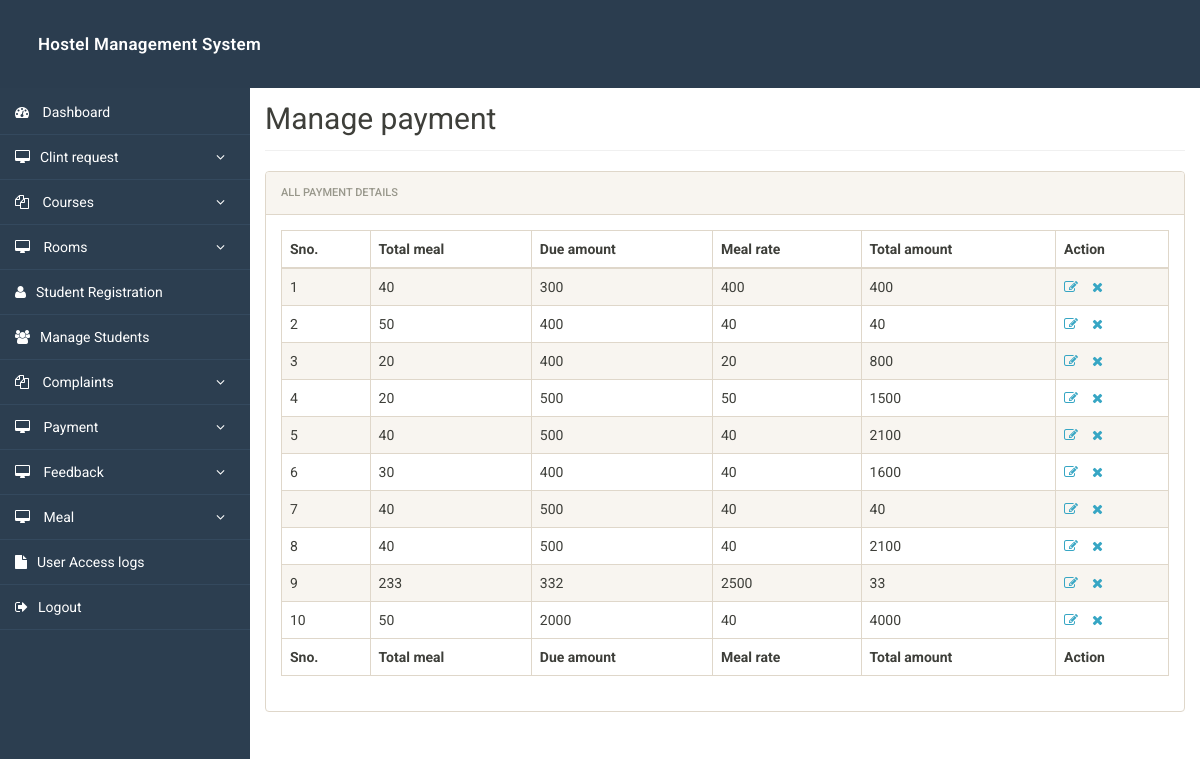
/admin/manage-pament.php (signed in), run on an earlier commit of the app's database.
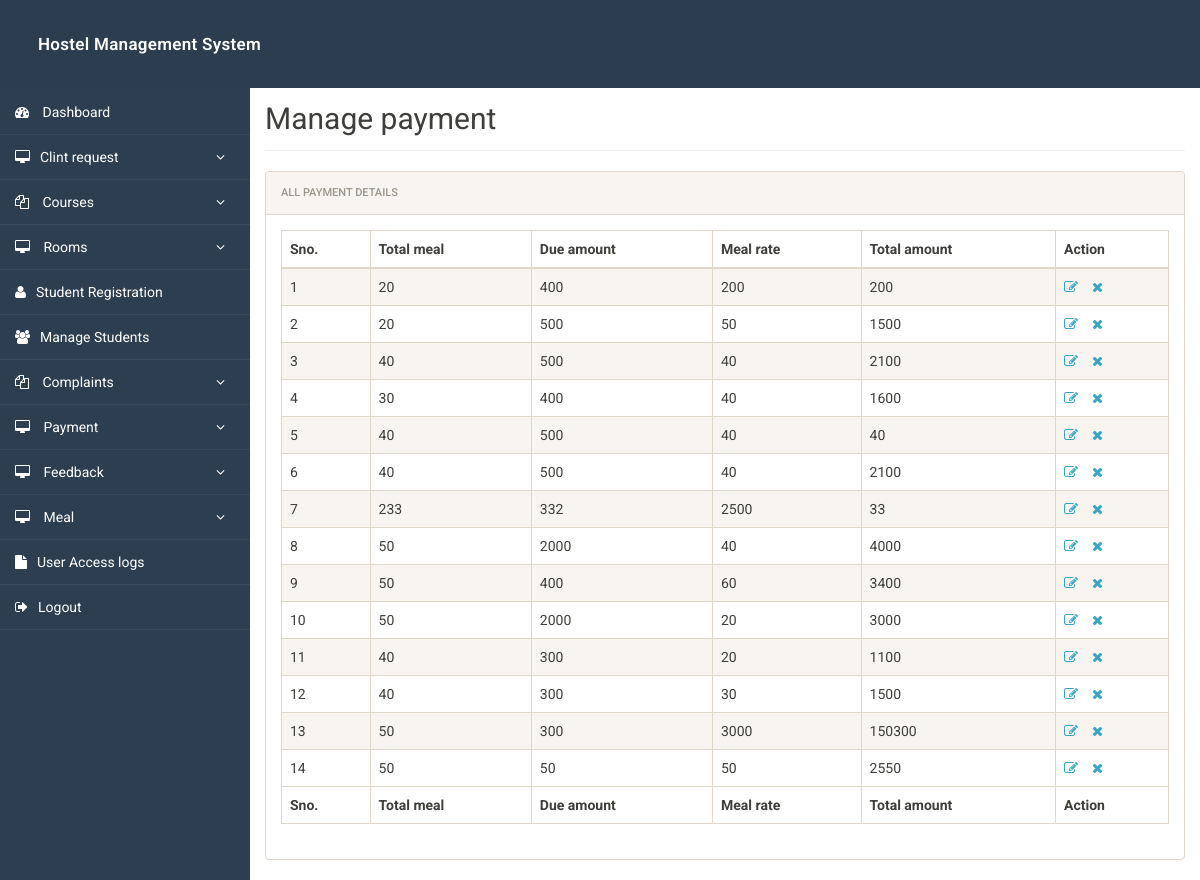
And on a later commit of the database.
### tables this page shows
CREATE TABLE `pament` (
  `id` int(11) NOT NULL,
  `tmeal` varchar(50) NOT NULL,
  `due` varchar(20) NOT NULL,
  `amount` varchar(50) NOT NULL,
  `tamount` int(20) NOT NULL,
  `registration_id` int(11) DEFAULT NULL
);

### admin/manage-pament.php (the view, shortened to what this page needs)
<?php
include('includes/config.php');
?>
<!doctype html>
<html lang="en" class="no-js">
<head>
	<link rel="stylesheet" href="css/font-awesome.min.css">
	<link rel="stylesheet" href="css/bootstrap.min.css">
	<link rel="stylesheet" href="css/dataTables.bootstrap.min.css">
	<link rel="stylesheet" href="css/bootstrap-social.css">
	<link rel="stylesheet" href="css/bootstrap-select.css">
	<link rel="stylesheet" href="css/fileinput.min.css">
	<link rel="stylesheet" href="css/awesome-bootstrap-checkbox.css">
	<link rel="stylesheet" href="css/style.css">
</head>
<body>
	<?php include('includes/header.php');?>
	<div class="ts-main-content">
			<?php include('includes/sidebar.php');?>
		<div class="content-wrapper">
			<div class="container-fluid">
				<div class="row">
					<div class="col-md-12">
						<h2 class="page-title" style="margin-top: 4%">Manage payment</h2>
						<div class="panel panel-default">
							<div class="panel-heading">All payment Details</div>
							<div class="panel-body">
								<table id="zctb" class="display table table-striped table-bordered table-hover" cellspacing="0" width="100%">
									<thead>
										<tr>
											<th>Sno.</th>
											<th>Total meal</th>
											<th>Due amount </th>
											<th>Meal rate </th>
											<th>Total amount </th>
											<th>Action</th>
										</tr>
									</thead>
									<tfoot>
										<tr>
												<th>Sno.</th>
											<th>Total meal</th>
											<th>Due amount </th>
											<th>Meal rate </th>
											<th>Total amount </th>
											<th>Action</th>
										</tr>
									</tfoot>
									<tbody>
<?php
$ret="select * from pament";
$stmt= $mysqli->prepare($ret) ;
$stmt->execute() ;
$res=$stmt->get_result();
$cnt=1;
while($row = $res->fetch_object()) {
?>
<tr>
    <td><?php echo $cnt; ?></td>
    <td><?php echo $row->tmeal; ?></td>
    <td><?php echo $row->due; ?></td>
    <td><?php echo $row->amount; ?></td>
    <td><?php echo $row->tamount; ?></td>
    <td>
        <a href="edit-pament.php?id=<?php echo $row->id; ?>">
            <i class="fa fa-edit"></i>
        </a>
        <a href="manage-pament.php?del=<?php echo $row->id; ?>"
           onclick="return confirm('Do you want to delete?');">
           <i class="fa fa-close"></i>
        </a>
    </td>
</tr>
<?php
$cnt++;
} ?>
									</tbody>
								</table>
							</div>
						</div>
					</div>
				</div>
			</div>
		</div>
	</div>
</body>
</html>

What changed in the data, as far as the page shows it:
removed pament: tmeal "40", due "300", amount "400", tamount "400"
removed pament: tmeal "50", due "400", amount "40", tamount "40"
changed pament (number 1 of 14 on the later page): amount "20" → "200"; tamount "800" → "200"
added pament: tmeal "50", due "400", amount "60", tamount "3400"
added pament: tmeal "50", due "2000", amount "20", tamount "3000"
added pament: tmeal "40", due "300", amount "20", tamount "1100"
added pament: tmeal "40", due "300", amount "30", tamount "1500"
added pament: tmeal "50", due "300", amount "3000", tamount "150300"
added pament: tmeal "50", due "50", amount "50", tamount "2550"
